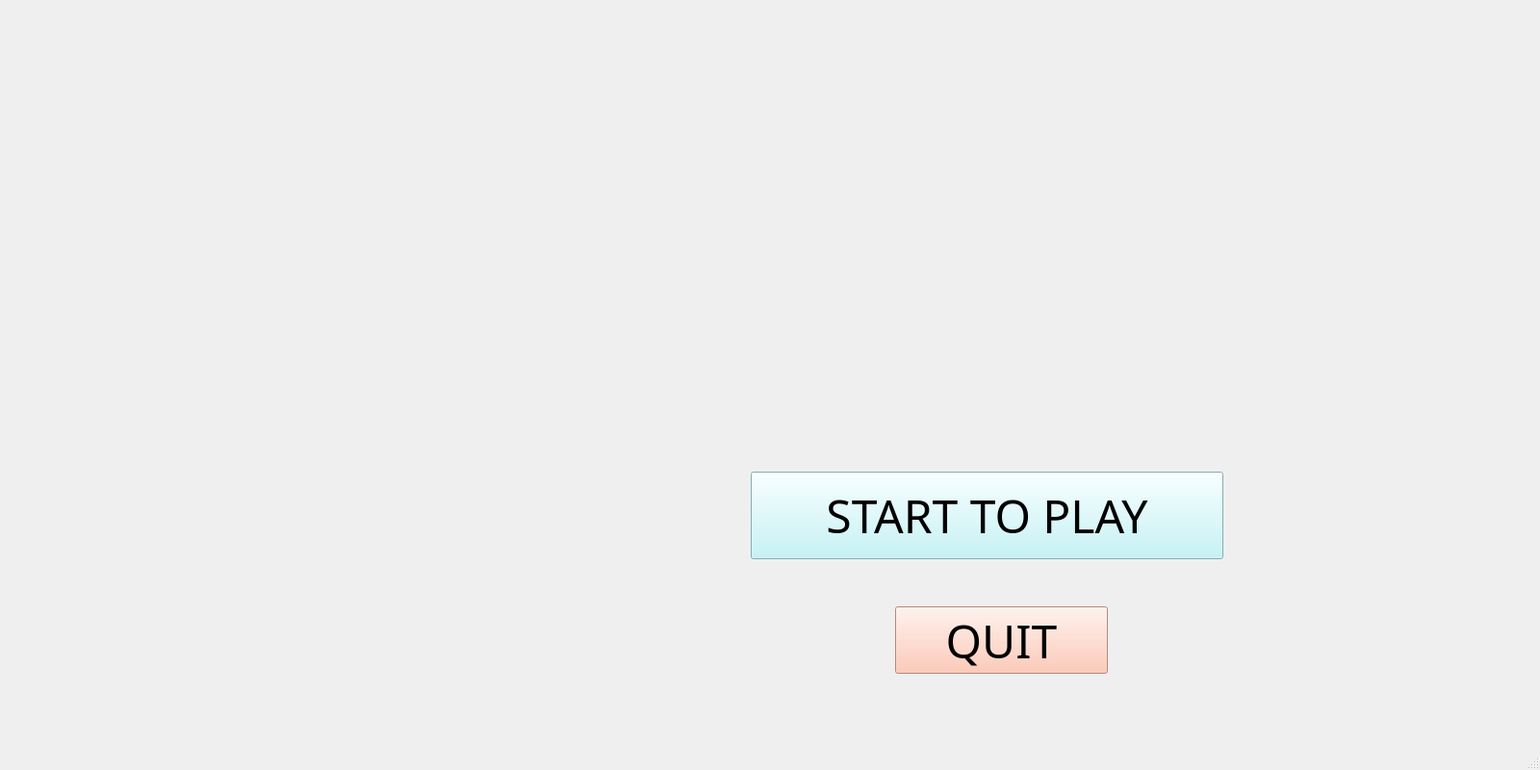
<?xml version="1.0" encoding="UTF-8"?>
<ui version="4.0">
 <class>MainWindow</class>
 <widget class="QMainWindow" name="MainWindow">
  <property name="geometry">
   <rect>
    <x>0</x>
    <y>0</y>
    <width>1600</width>
    <height>800</height>
   </rect>
  </property>
  <property name="sizePolicy">
   <sizepolicy hsizetype="Preferred" vsizetype="Preferred">
    <horstretch>0</horstretch>
    <verstretch>0</verstretch>
   </sizepolicy>
  </property>
  <property name="font">
   <font>
    <family>MS Gothic</family>
    <pointsize>24</pointsize>
   </font>
  </property>
  <property name="mouseTracking">
   <bool>true</bool>
  </property>
  <property name="windowTitle">
   <string>Monopoly Game</string>
  </property>
  <property name="layoutDirection">
   <enum>Qt::LeftToRight</enum>
  </property>
  <property name="autoFillBackground">
   <bool>false</bool>
  </property>
  <property name="styleSheet">
   <string notr="true">background-image: url(:/resource/img/gamecover/cover.png);</string>
  </property>
  <property name="animated">
   <bool>false</bool>
  </property>
  <property name="tabShape">
   <enum>QTabWidget::Rounded</enum>
  </property>
  <widget class="QWidget" name="centralwidget">
   <widget class="QPushButton" name="quit">
    <property name="geometry">
     <rect>
      <x>930</x>
      <y>630</y>
      <width>221</width>
      <height>70</height>
     </rect>
    </property>
    <property name="font">
     <font>
      <family>OCR-B 10 BT</family>
      <pointsize>36</pointsize>
     </font>
    </property>
    <property name="focusPolicy">
     <enum>Qt::StrongFocus</enum>
    </property>
    <property name="layoutDirection">
     <enum>Qt::LeftToRight</enum>
    </property>
    <property name="autoFillBackground">
     <bool>false</bool>
    </property>
    <property name="styleSheet">
     <string notr="true">background-color: rgb(255, 188, 165);</string>
    </property>
    <property name="text">
     <string>QUIT</string>
    </property>
    <property name="shortcut">
     <string/>
    </property>
    <property name="autoRepeat">
     <bool>false</bool>
    </property>
    <property name="autoDefault">
     <bool>false</bool>
    </property>
    <property name="default">
     <bool>false</bool>
    </property>
    <property name="flat">
     <bool>false</bool>
    </property>
   </widget>
   <widget class="QPushButton" name="pushButton">
    <property name="geometry">
     <rect>
      <x>780</x>
      <y>490</y>
      <width>491</width>
      <height>91</height>
     </rect>
    </property>
    <property name="font">
     <font>
      <family>OCR-B 10 BT</family>
      <pointsize>36</pointsize>
     </font>
    </property>
    <property name="mouseTracking">
     <bool>true</bool>
    </property>
    <property name="tabletTracking">
     <bool>true</bool>
    </property>
    <property name="focusPolicy">
     <enum>Qt::ClickFocus</enum>
    </property>
    <property name="styleSheet">
     <string notr="true">background-color: rgb(184, 242, 247);</string>
    </property>
    <property name="text">
     <string>START TO PLAY</string>
    </property>
    <property name="autoDefault">
     <bool>false</bool>
    </property>
    <property name="default">
     <bool>false</bool>
    </property>
    <property name="flat">
     <bool>false</bool>
    </property>
   </widget>
  </widget>
  <widget class="QMenuBar" name="menubar">
   <property name="geometry">
    <rect>
     <x>0</x>
     <y>0</y>
     <width>1600</width>
     <height>26</height>
    </rect>
   </property>
  </widget>
  <widget class="QStatusBar" name="statusbar"/>
 </widget>
 <tabstops>
  <tabstop>quit</tabstop>
 </tabstops>
 <resources/>
 <connections>
  <connection>
   <sender>pushButton</sender>
   <signal>clicked()</signal>
   <receiver>pushButton</receiver>
   <slot>toggle()</slot>
   <hints>
    <hint type="sourcelabel">
     <x>235</x>
     <y>849</y>
    </hint>
    <hint type="destinationlabel">
     <x>236</x>
     <y>846</y>
    </hint>
   </hints>
  </connection>
 </connections>
</ui>
